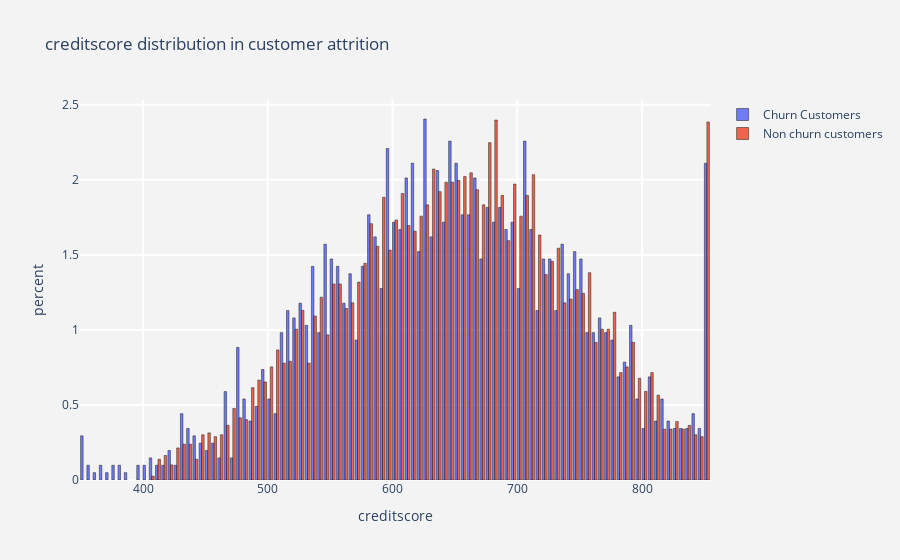

Notebook cell for this chart:
### Code cell
histogram(num_columns[0])

### Figure 1 — Plotly figure (JSON) as saved in the notebook; plotly's stock layout.template omitted (floating-point values rounded to 4 significant figures; data arrays with more than 128 entries replaced by an {"elided": "..."} marker saying what was removed)
{"data": [{"histnorm": "percent", "marker": {"line": {"color": "black", "width": 0.5}}, "name": "Churn Customers", "opacity": 0.9, "type": "histogram", "x": {"elided": "2037 int values"}}, {"histnorm": "percent", "marker": {"line": {"color": "black", "width": 0.5}}, "name": "Non churn customers", "opacity": 0.9, "type": "histogram", "x": {"elided": "7963 int values"}}], "layout": {"paper_bgcolor": "rgb(243,243,243)", "plot_bgcolor": "rgb(243,243,243)", "title": {"text": "creditscore distribution in customer attrition "}, "xaxis": {"gridcolor": "rgb(255, 255, 255)", "gridwidth": 2, "ticklen": 5, "title": {"text": "creditscore"}, "zerolinewidth": 1}, "yaxis": {"gridcolor": "rgb(255, 255, 255)", "gridwidth": 2, "ticklen": 5, "title": {"text": "percent"}, "zerolinewidth": 1}}}
